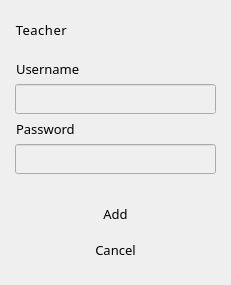
                 <widget class="QWidget" name="w_teacher_input" native="true">
                  <layout class="QVBoxLayout" name="verticalLayout_19">
                   <property name="spacing">
                    <number>15</number>
                   </property>
                   <property name="leftMargin">
                    <number>15</number>
                   </property>
                   <property name="topMargin">
                    <number>15</number>
                   </property>
                   <property name="rightMargin">
                    <number>15</number>
                   </property>
                   <property name="bottomMargin">
                    <number>20</number>
                   </property>
                   <item>
                    <layout class="QHBoxLayout" name="horizontalLayout_18">
                     <property name="spacing">
                      <number>6</number>
                     </property>
                     <item>
                      <widget class="QLabel" name="label_15">
                       <property name="font">
                        <font>
                         <family>Barlow</family>
                         <pointsize>10</pointsize>
                         <weight>50</weight>
                         <bold>false</bold>
                        </font>
                       </property>
                       <property name="styleSheet">
                        <string notr="true">letter-spacing: 0.5px</string>
                       </property>
                       <property name="text">
                        <string>Teacher</string>
                       </property>
                       <property name="alignment">
                        <set>Qt::AlignCenter</set>
                       </property>
                       <property name="indent">
                        <number>1</number>
                       </property>
                      </widget>
                     </item>
                     <item>
                      <spacer name="horizontalSpacer_9">
                       <property name="orientation">
                        <enum>Qt::Horizontal</enum>
                       </property>
                       <property name="sizeHint" stdset="0">
                        <size>
                         <width>40</width>
                         <height>20</height>
                        </size>
                       </property>
                      </spacer>
                     </item>
                     <item>
                      <widget class="QPushButton" name="btn_init_add_teacher">
                       <property name="sizePolicy">
                        <sizepolicy hsizetype="Fixed" vsizetype="Fixed">
                         <horstretch>0</horstretch>
                         <verstretch>0</verstretch>
                        </sizepolicy>
                       </property>
                       <property name="minimumSize">
                        <size>
                         <width>30</width>
                         <height>30</height>
                        </size>
                       </property>
                       <property name="maximumSize">
                        <size>
                         <width>30</width>
                         <height>30</height>
                        </size>
                       </property>
                       <property name="cursor">
                        <cursorShape>PointingHandCursor</cursorShape>
                       </property>
                       <property name="styleSheet">
                        <string notr="true">QPushButton{
	border-radius: 5px;
    background-image:  url(:/icons/add.png);
    background-repeat: no-repeat;
    background-position: center center;
}

QPushButton::disabled{
	border-radius: 5px;
    background-image: url(:/icons/add_2.png);
    background-repeat: no-repeat;
    background-position: center center;
}</string>
                       </property>
                       <property name="iconSize">
                        <size>
                         <width>17</width>
                         <height>17</height>
                        </size>
                       </property>
                      </widget>
                     </item>
                     <item>
                      <widget class="QPushButton" name="btn_init_edit_teacher">
                       <property name="sizePolicy">
                        <sizepolicy hsizetype="Fixed" vsizetype="Fixed">
                         <horstretch>0</horstretch>
                         <verstretch>0</verstretch>
                        </sizepolicy>
                       </property>
                       <property name="minimumSize">
                        <size>
                         <width>30</width>
                         <height>30</height>
                        </size>
                       </property>
                       <property name="maximumSize">
                        <size>
                         <width>30</width>
                         <height>30</height>
                        </size>
                       </property>
                       <property name="cursor">
                        <cursorShape>PointingHandCursor</cursorShape>
                       </property>
                       <property name="styleSheet">
                        <string notr="true">border-radius: 5px</string>
                       </property>
                       <property name="icon">
                        <iconset resource="C:/Users/moral/Desktop/Resources/Resources.qrc">
                         <normaloff>:/icons/edit.png</normaloff>
                         <disabledon>:/icons/edit_2.png</disabledon>:/icons/edit.png</iconset>
                       </property>
                       <property name="iconSize">
                        <size>
                         <width>20</width>
                         <height>20</height>
                        </size>
                       </property>
                      </widget>
                     </item>
                     <item>
                      <widget class="QPushButton" name="btn_delete_teacher">
                       <property name="sizePolicy">
                        <sizepolicy hsizetype="Fixed" vsizetype="Fixed">
                         <horstretch>0</horstretch>
                         <verstretch>0</verstretch>
                        </sizepolicy>
                       </property>
                       <property name="minimumSize">
                        <size>
                         <width>30</width>
                         <height>30</height>
                        </size>
                       </property>
                       <property name="maximumSize">
                        <size>
                         <width>30</width>
                         <height>30</height>
                        </size>
                       </property>
                       <property name="cursor">
                        <cursorShape>PointingHandCursor</cursorShape>
                       </property>
                       <property name="styleSheet">
                        <string notr="true">QPushButton{
	border-radius: 5px;
	background: none;
}


QPushButton:pressed {
 	background-color: #072f49;
}</string>
                       </property>
                       <property name="icon">
                        <iconset resource="C:/Users/moral/Desktop/Resources/Resources.qrc">
                         <normaloff>:/icons/trash.png</normaloff>
                         <disabledon>:/icons/trash_2.png</disabledon>:/icons/trash.png</iconset>
                       </property>
                       <property name="iconSize">
                        <size>
                         <width>21</width>
                         <height>21</height>
                        </size>
                       </property>
                      </widget>
                     </item>
                    </layout>
                   </item>
                   <item>
                    <layout class="QVBoxLayout" name="verticalLayout_21">
                     <property name="spacing">
                      <number>6</number>
                     </property>
                     <property name="sizeConstraint">
                      <enum>QLayout::SetMinimumSize</enum>
                     </property>
                     <item>
                      <widget class="QLabel" name="label_16">
                       <property name="sizePolicy">
                        <sizepolicy hsizetype="Preferred" vsizetype="Fixed">
                         <horstretch>0</horstretch>
                         <verstretch>0</verstretch>
                        </sizepolicy>
                       </property>
                       <property name="font">
                        <font>
                         <family>Barlow</family>
                         <pointsize>10</pointsize>
                        </font>
                       </property>
                       <property name="text">
                        <string>Username</string>
                       </property>
                       <property name="indent">
                        <number>1</number>
                       </property>
                      </widget>
                     </item>
                     <item>
                      <widget class="QLineEdit" name="txt_teacher_username">
                       <property name="enabled">
                        <bool>false</bool>
                       </property>
                       <property name="minimumSize">
                        <size>
                         <width>0</width>
                         <height>30</height>
                        </size>
                       </property>
                       <property name="font">
                        <font>
                         <family>Barlow</family>
                         <pointsize>10</pointsize>
                        </font>
                       </property>
                      </widget>
                     </item>
                     <item>
                      <widget class="QLabel" name="label_18">
                       <property name="sizePolicy">
                        <sizepolicy hsizetype="Preferred" vsizetype="Fixed">
                         <horstretch>0</horstretch>
                         <verstretch>0</verstretch>
                        </sizepolicy>
                       </property>
                       <property name="font">
                        <font>
                         <family>Barlow</family>
                         <pointsize>10</pointsize>
                        </font>
                       </property>
                       <property name="text">
                        <string>Password</string>
                       </property>
                       <property name="indent">
                        <number>1</number>
                       </property>
                      </widget>
                     </item>
                     <item>
                      <widget class="QLineEdit" name="txt_teacher_password">
                       <property name="enabled">
                        <bool>false</bool>
                       </property>
                       <property name="minimumSize">
                        <size>
                         <width>0</width>
                         <height>30</height>
                        </size>
                       </property>
                       <property name="font">
                        <font>
                         <family>Barlow</family>
                         <pointsize>10</pointsize>
                        </font>
                       </property>
                      </widget>
                     </item>
                    </layout>
                   </item>
                   <item>
                    <widget class="QWidget" name="w_teacher_btn" native="true">
                     <layout class="QVBoxLayout" name="verticalLayout_22">
                      <property name="sizeConstraint">
                       <enum>QLayout::SetMinimumSize</enum>
                      </property>
                      <property name="leftMargin">
                       <number>0</number>
                      </property>
                      <property name="topMargin">
                       <number>10</number>
                      </property>
                      <property name="rightMargin">
                       <number>0</number>
                      </property>
                      <property name="bottomMargin">
                       <number>0</number>
                      </property>
                      <item>
                       <widget class="QPushButton" name="btn_add_edit_teacher">
                        <property name="minimumSize">
                         <size>
                          <width>0</width>
                          <height>30</height>
                         </size>
                        </property>
                        <property name="font">
                         <font>
                          <family>Barlow</family>
                          <pointsize>10</pointsize>
                          <weight>50</weight>
                          <bold>false</bold>
                         </font>
                        </property>
                        <property name="cursor">
                         <cursorShape>PointingHandCursor</cursorShape>
                        </property>
                        <property name="styleSheet">
                         <string notr="true">border-radius: 5px;</string>
                        </property>
                        <property name="text">
                         <string>Add</string>
                        </property>
                       </widget>
                      </item>
                      <item>
                       <widget class="QPushButton" name="btn_cancel_teacher">
                        <property name="minimumSize">
                         <size>
                          <width>0</width>
                          <height>30</height>
                         </size>
                        </property>
                        <property name="font">
                         <font>
                          <family>Barlow</family>
                          <pointsize>10</pointsize>
                         </font>
                        </property>
                        <property name="cursor">
                         <cursorShape>PointingHandCursor</cursorShape>
                        </property>
                        <property name="styleSheet">
                         <string notr="true">QPushButton{
	border-radius: 5px;
	background: none;
}


QPushButton:pressed {
 	background-color: #072f49;
}</string>
                        </property>
                        <property name="text">
                         <string>Cancel</string>
                        </property>
                       </widget>
                      </item>
                     </layout>
                    </widget>
                   </item>
                  </layout>
                 </widget>
